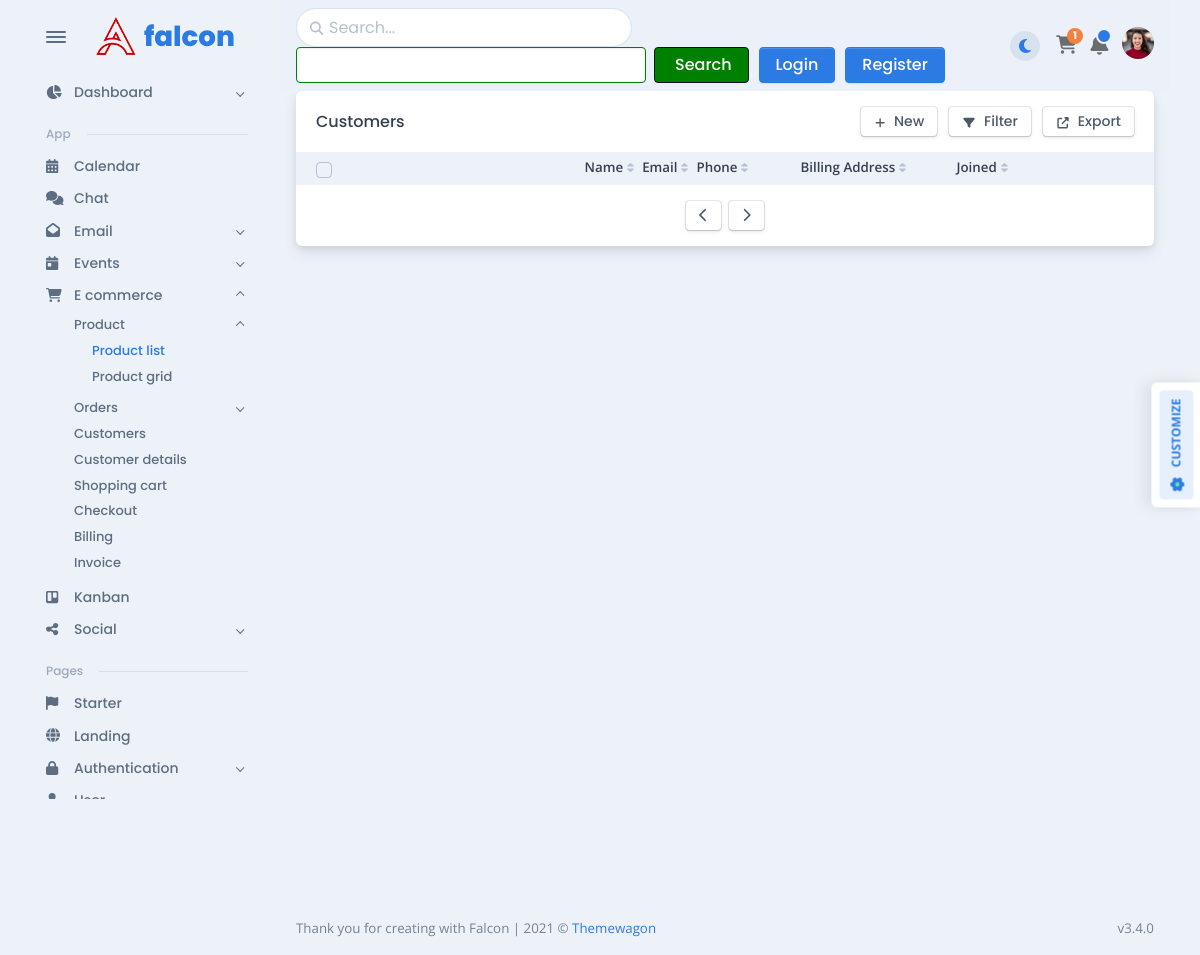
The page /customer_list on the database as committed earlier.
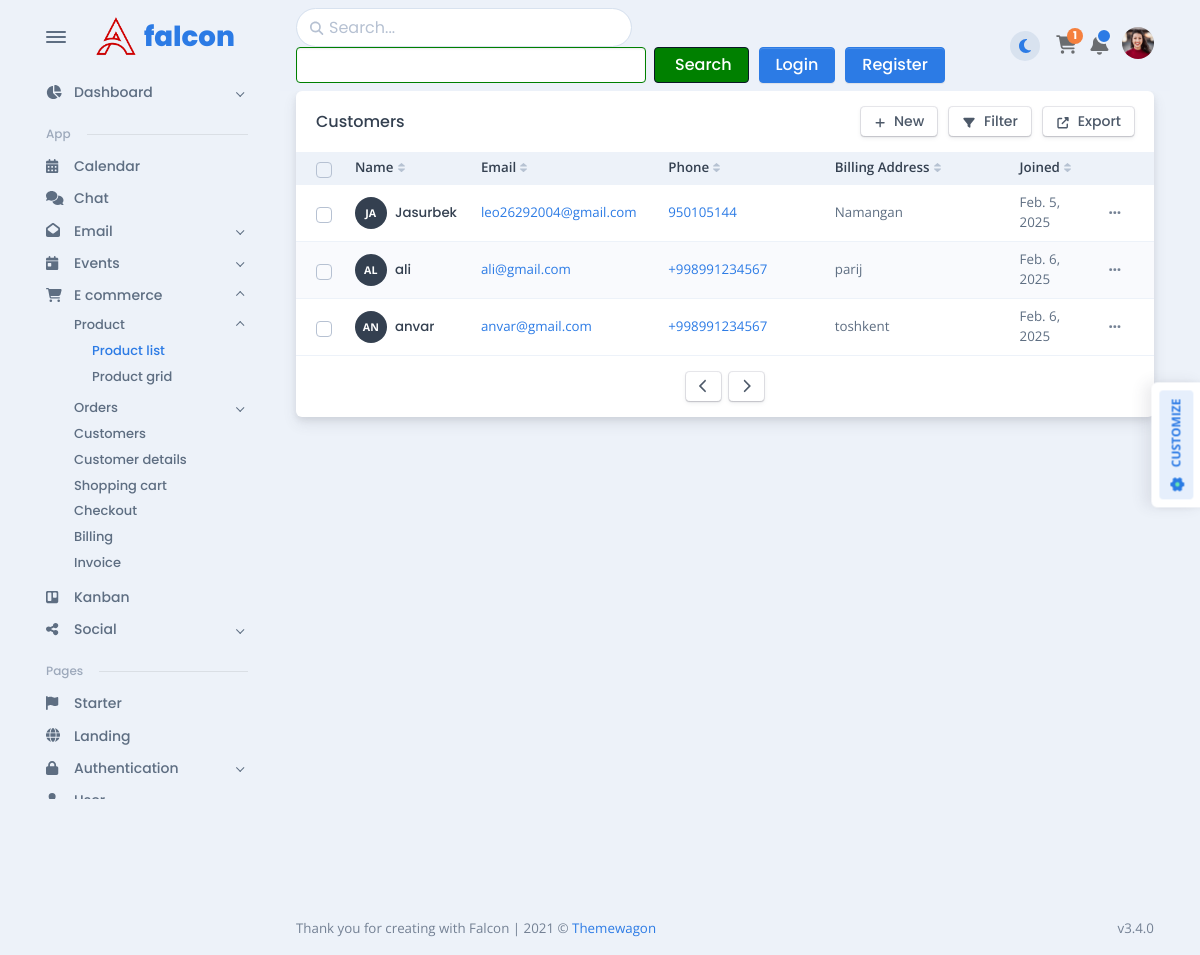
The same page on the database as committed later.
### ecommerce/models.py (models this page shows, shortened)
class Customers(models.Model):
    name = models.CharField(max_length=200)
    email = models.EmailField(max_length=200)
    phone = PhoneNumberField(region="UZ")
    billing_address = models.CharField(max_length=255)
    joined = models.DateField(auto_now_add=True)

### ecommerce/views.py (the view)
# urls.py: path('customer_list', views.customer_list, name='customer_list'),
def customer_list(request):
    customers = Customers.objects.all()
    context = {
        'customers': customers
    }
    return render(request, 'ecommerce/customers.html', context=context)

### ecommerce/templates/ecommerce/customers.html (shortened to what the changed rows need)
{% extends 'base.html' %}
{% load static %}
{% block content %}
    <div class="content">
        <div class="card mb-3" id="customersTable" data-list='{"valueNames":["name","email","phone","address","joined"],"page":10,"pagination":true}'>
            <div class="card-body p-0">
                <div class="table-responsive">
                    <table class="table table-sm table-striped fs--1 mb-0 overflow-hidden">
                        <thead class="bg-200 text-900">
                            <tr>
                                <th>
                                    <div class="form-check fs-0 mb-0 d-flex align-items-center">
                                        <input class="form-check-input" id="checkbox-bulk-customers-select" type="checkbox" data-bulk-select='{"body":"table-customers-body","actions":"table-customers-actions","replacedElement":"table-customers-replace-element"}' />
                                    </div>
                                </th>
                                <th class="sort pe-1 align-middle white-space-nowrap" data-sort="name">Name</th>
                                <th class="sort pe-1 align-middle white-space-nowrap" data-sort="email">Email</th>
                                <th class="sort pe-1 align-middle white-space-nowrap" data-sort="phone">Phone</th>
                                <th class="sort pe-1 align-middle white-space-nowrap ps-5" data-sort="address" style="min-width: 200px;">Billing Address</th>
                                <th class="sort pe-1 align-middle white-space-nowrap" data-sort="joined">Joined</th>
                                <th class="align-middle no-sort"></th>
                            </tr>
                        </thead>
                        <tbody class="list" id="table-customers-body">
                            {% for customer in customers %}
                                <tr class="btn-reveal-trigger">
                                    <td class="align-middle py-2" style="width: 28px;">
                                        <div class="form-check fs-0 mb-0 d-flex align-items-center">
                                            <input class="form-check-input" type="checkbox" id="customer-0" data-bulk-select-row="data-bulk-select-row" />
                                        </div>
                                    </td>
                                    <td class="name align-middle white-space-nowrap py-2">
                                        <a href="../../app/e-commerce/customer-details.html">
                                            <div class="d-flex d-flex align-items-center">
                                                <div class="avatar avatar-xl me-2">
                                                    <div class="avatar-name rounded-circle"><span>{{ customer.name|slice:":2" }}</span></div>
                                                </div>
                                                <div class="flex-1">
                                                    <h5 class="mb-0 fs--1">{{ customer.name }}</h5>
                                                </div>
                                            </div>
                                        </a>
                                    </td>
                                    <td class="email align-middle py-2"><a href="mailto:ricky@example.com">{{ customer.email }}</a></td>
                                    <td class="phone align-middle white-space-nowrap py-2"><a href="tel:2012001851">{{ customer.phone }}</a></td>
                                    <td class="address align-middle white-space-nowrap ps-5 py-2">{{ customer.billing_address }}</td>
                                    <td class="joined align-middle py-2">{{ customer.joined }}</td>
                                    <td class="align-middle white-space-nowrap py-2 text-end">
                                        <div class="dropdown font-sans-serif position-static">
                                            <button class="btn btn-link text-600 btn-sm dropdown-toggle btn-reveal" type="button" id="customer-dropdown-0" data-bs-toggle="dropdown" data-boundary="window" aria-haspopup="true" aria-expanded="false">
                                                <span class="fas fa-ellipsis-h fs--1"></span>
                                            </button>
                                        </div>
                                    </td>
                                </tr>
                            {% endfor %}
                        </tbody>
                    </table>
                </div>
            </div>
        </div>
    </div>
{% endblock %}

Rows that differ between the two databases and show on the page:
added Customers: name "JA", name "Jasurbek", email "leo26292004@gmail.com", phone "950105144", billing_address "Namangan", joined "Feb. 5, 2025"
added Customers: name "AL", name "ali", email "ali@gmail.com", phone "+998991234567", billing_address "parij", joined "Feb. 6, 2025"
added Customers: name "AN", name "anvar", email "anvar@gmail.com", phone "+998991234567", billing_address "toshkent", joined "Feb. 6, 2025"
